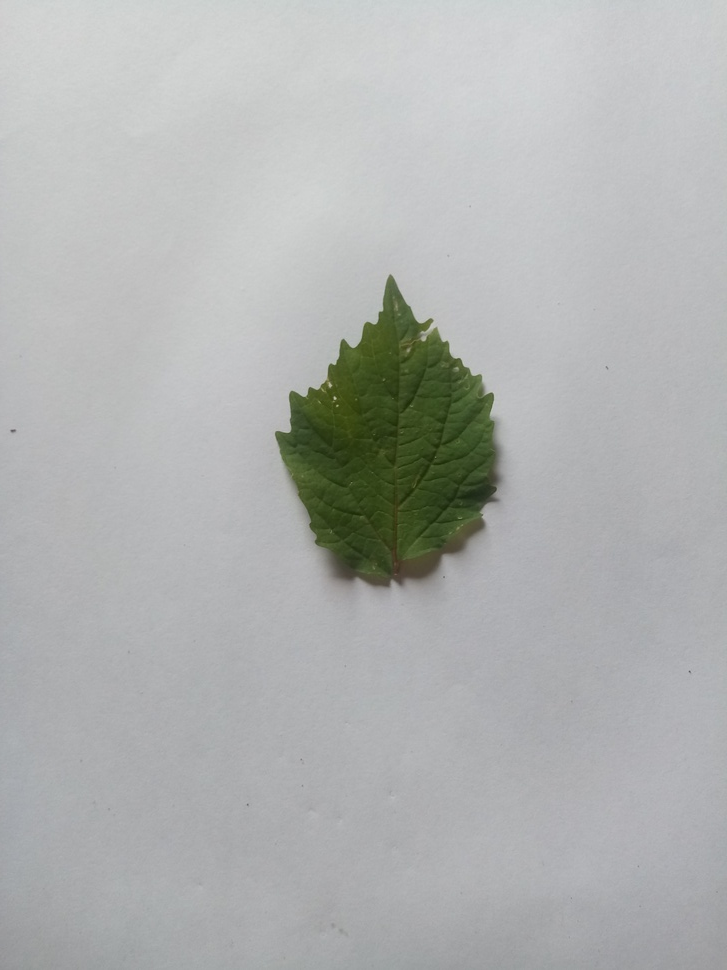
#> input picture atividades/Processamento_imagem/imgs/folhas/001.jpg, 727 x 970 px, shrunk from 3120 x 4160 before the run, found by its file name
$ python projeto.py
#> lines starting #> are read from the running program, lines starting #| are printed output that depends on the picture
import cv2
from skimage.filters import roberts, sobel, scharr, prewitt
import numpy as np
import matplotlib.pyplot as plt

img = cv2.imread(
    '/home/leocassio/PycharmProjects/computacao-cognitiva/atividades/Processamento_imagem/imgs/folhas/001.jpg')
#> img is the input picture: shape (970, 727, 3); mean B, G, R 177, 178, 175.9
green_image = img.copy()
green_image[:, :, 0] = 0
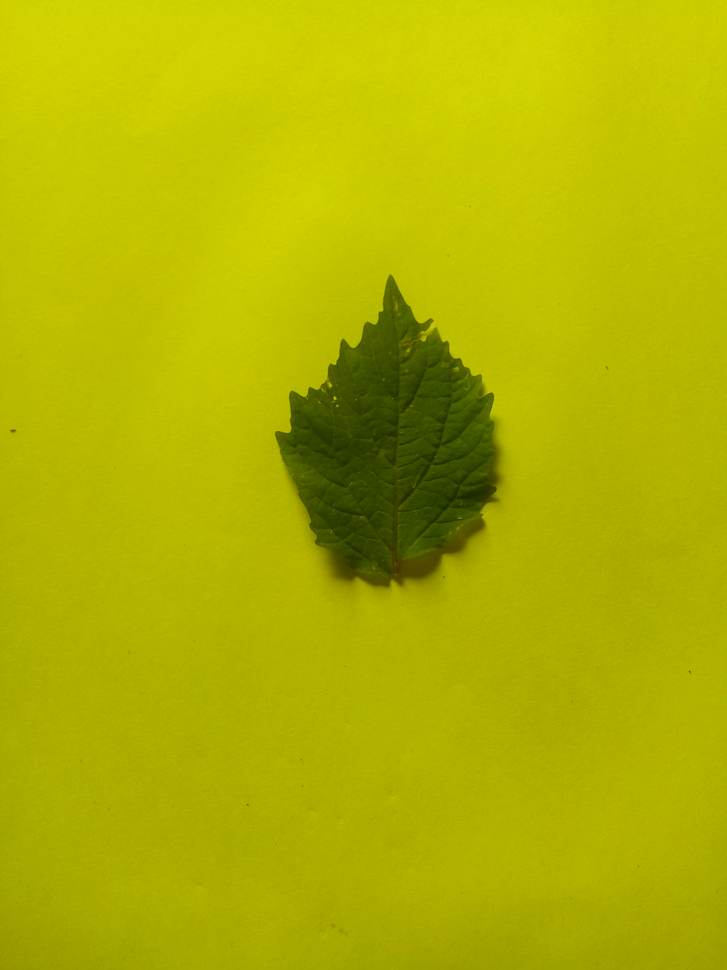
#> green_image: shape (970, 727, 3); mean B, G, R 0, 178, 175.9
green_image[:, :, 2] = 0
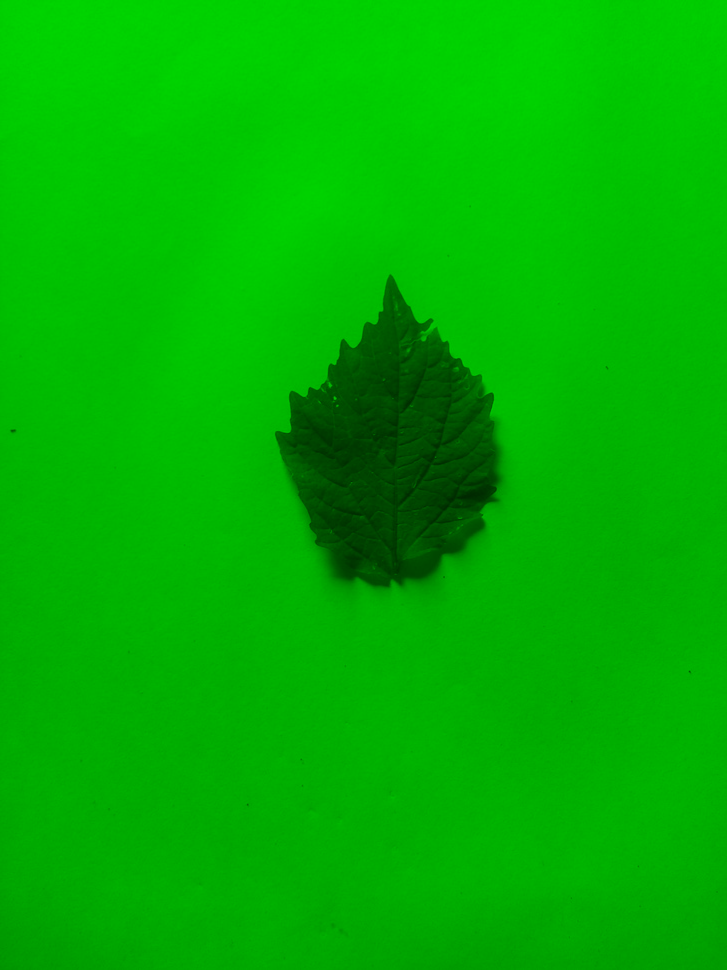
#> green_image: shape (970, 727, 3); mean B, G, R 0, 178, 0
#img_g = img[:, :, 1]


cv2.imshow('G-RGB', green_image)
cv2.waitKey(0)
cv2.namedWindow("G-RGB", cv2.WINDOW_AUTOSIZE)

print(green_image)
#> (printed output is left out)
# Segmentação

$ run again, with atividades/Processamento_imagem/imgs/folhas/002.jpg copied over atividades/Processamento_imagem/imgs/folhas/001.jpg
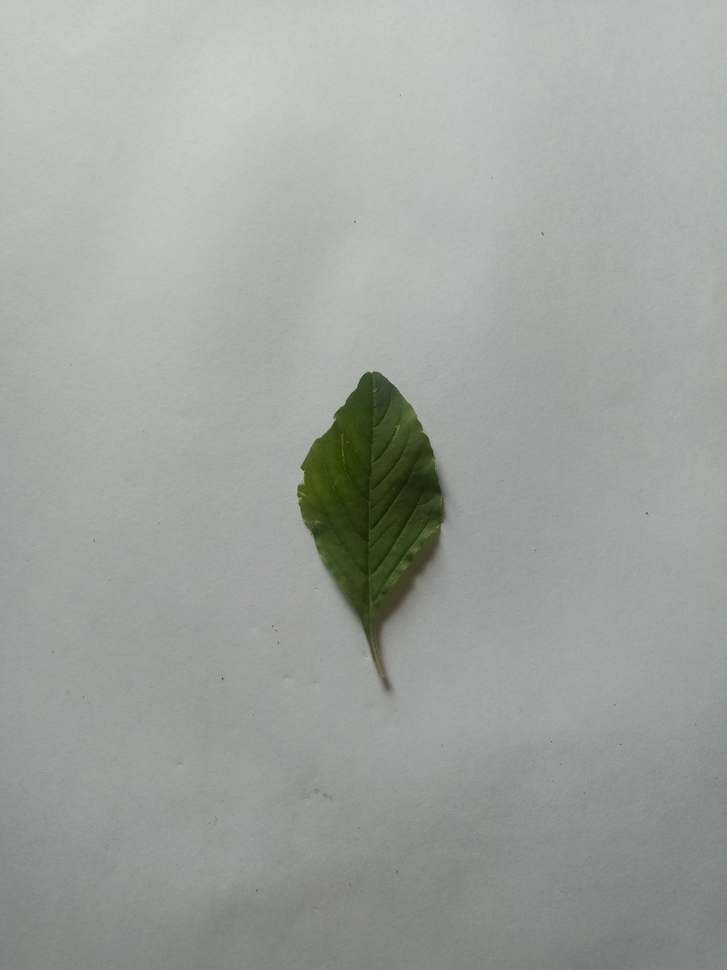
#> input picture atividades/Processamento_imagem/imgs/folhas/002.jpg, 727 x 970 px, shrunk from 3120 x 4160 before the run, found by its file name
#> img is the input picture: shape (970, 727, 3); mean B, G, R 158.7, 162.6, 158.7
#> `green_image[:, :, 0] = 0`:
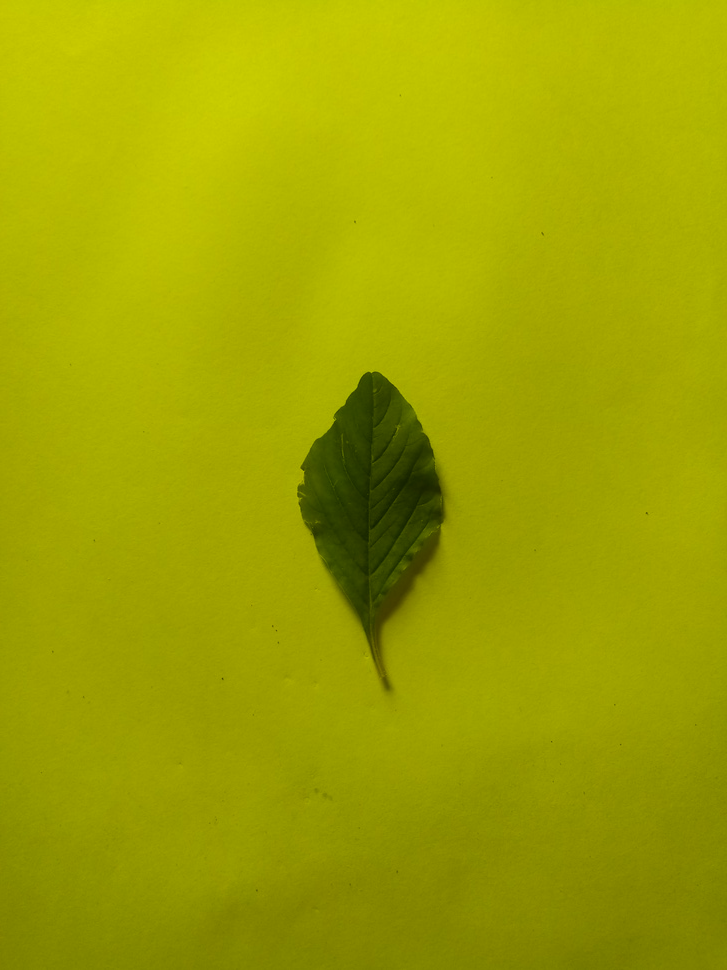
#> green_image: shape (970, 727, 3); mean B, G, R 0, 162.6, 158.7
#> `green_image[:, :, 2] = 0`:
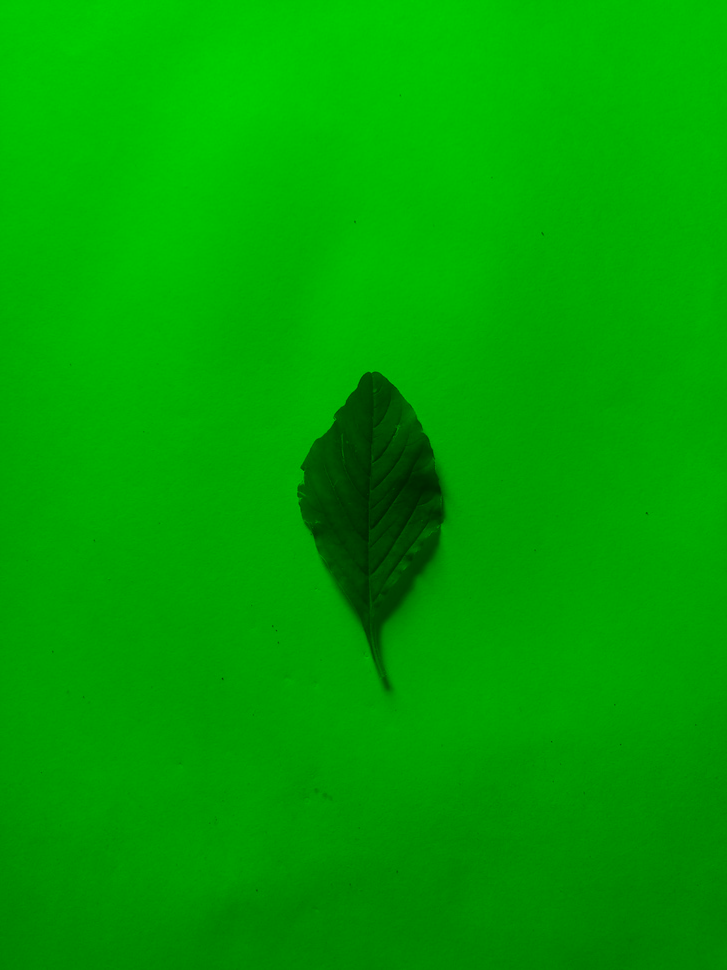
#> green_image: shape (970, 727, 3); mean B, G, R 0, 162.6, 0
#> (printed output is left out)

$ run again, with atividades/Processamento_imagem/imgs/folhas/003.jpg copied over atividades/Processamento_imagem/imgs/folhas/001.jpg
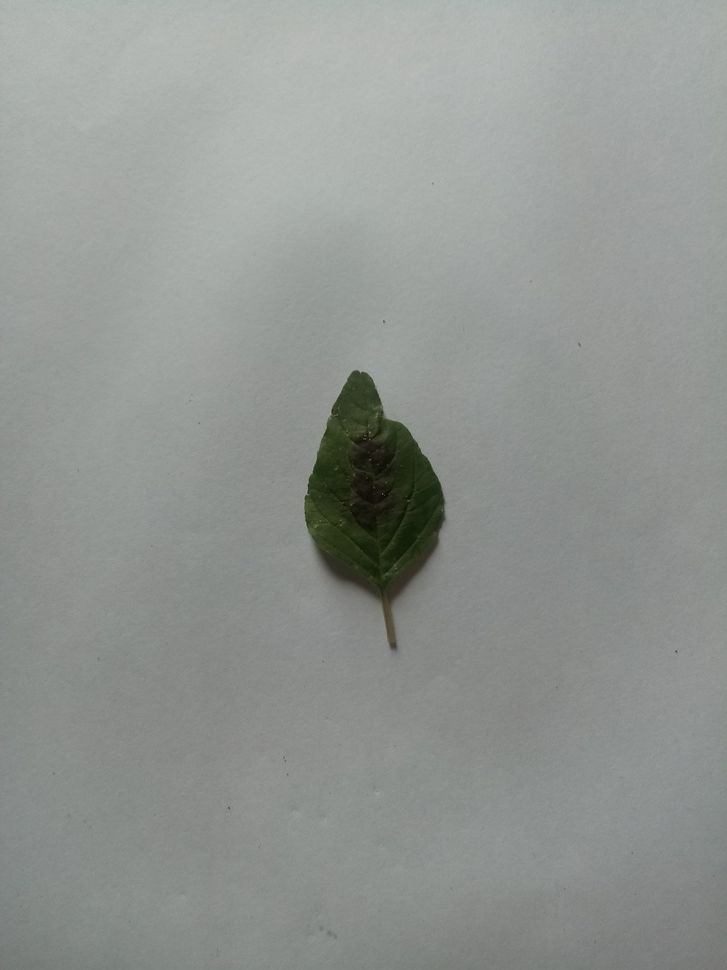
#> input picture atividades/Processamento_imagem/imgs/folhas/003.jpg, 727 x 970 px, shrunk from 3120 x 4160 before the run, found by its file name
#> img is the input picture: shape (970, 727, 3); mean B, G, R 145.2, 148.7, 145
#> `green_image[:, :, 0] = 0`:
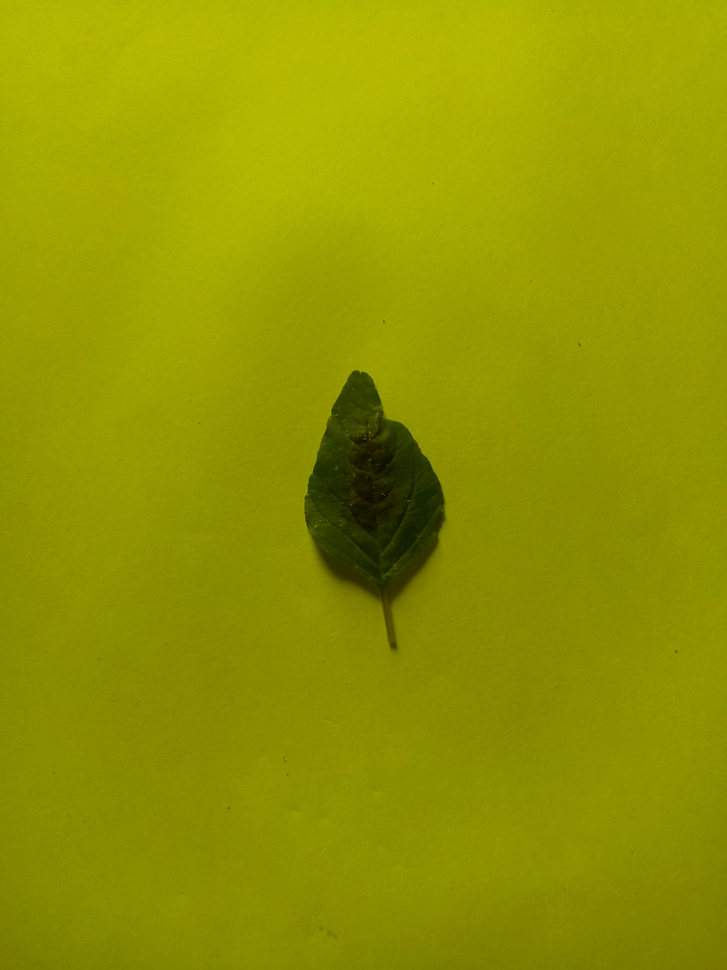
#> green_image: shape (970, 727, 3); mean B, G, R 0, 148.7, 145
#> `green_image[:, :, 2] = 0`:
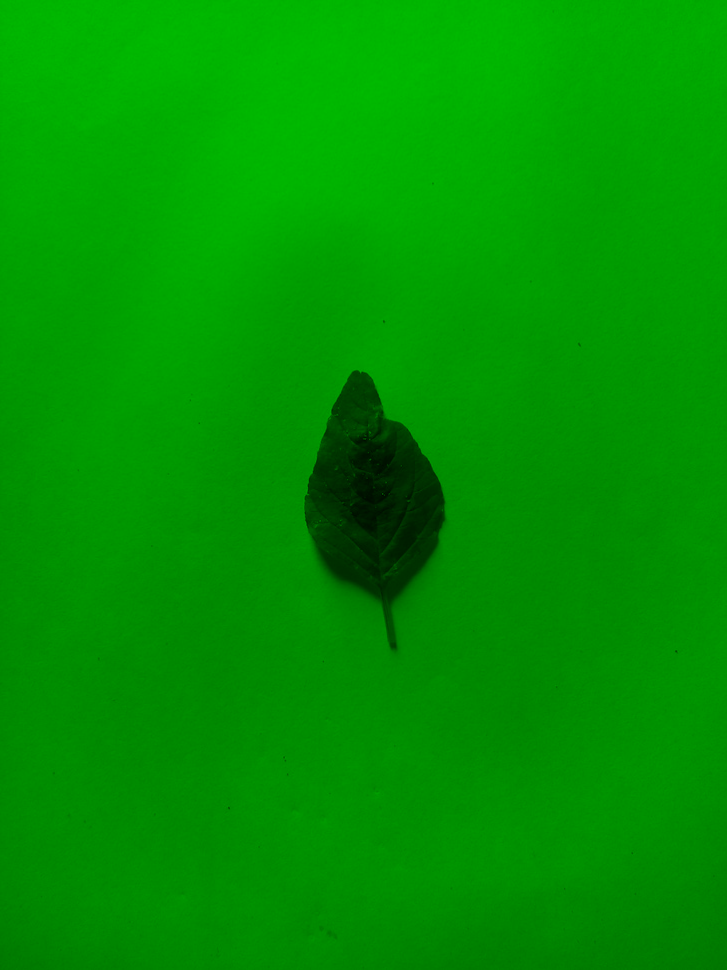
#> green_image: shape (970, 727, 3); mean B, G, R 0, 148.7, 0
#> (printed output is left out)

$ run again, with atividades/Processamento_imagem/imgs/folhas/005.jpg copied over atividades/Processamento_imagem/imgs/folhas/001.jpg
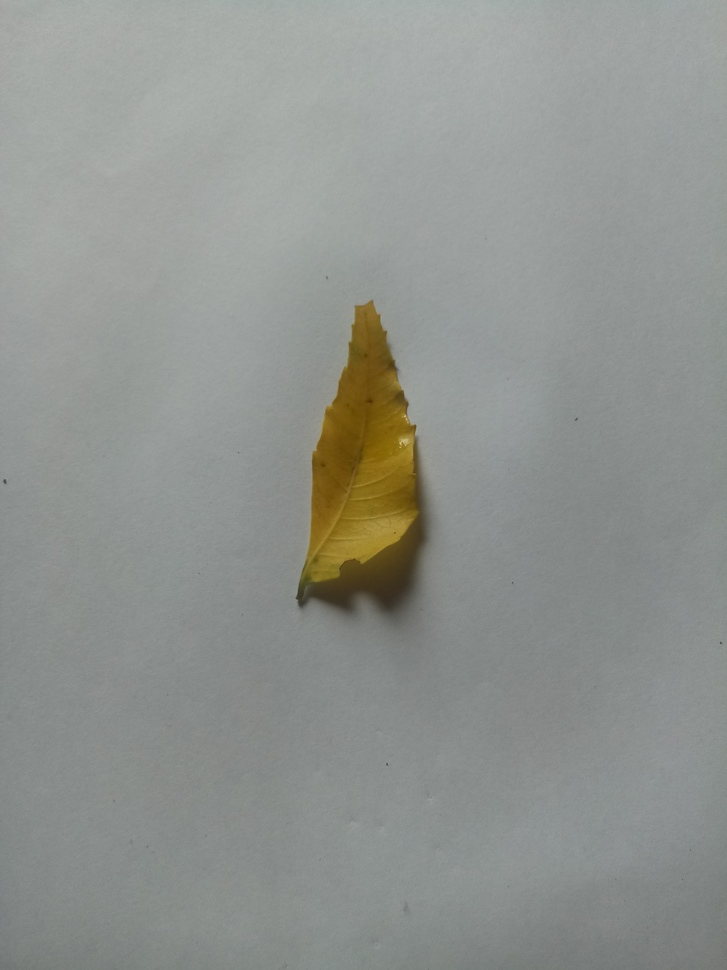
#> input picture atividades/Processamento_imagem/imgs/folhas/005.jpg, 727 x 970 px, shrunk from 3120 x 4160 before the run, found by its file name
#> img is the input picture: shape (970, 727, 3); mean B, G, R 143.2, 147.3, 144.2
#> `green_image[:, :, 0] = 0`:
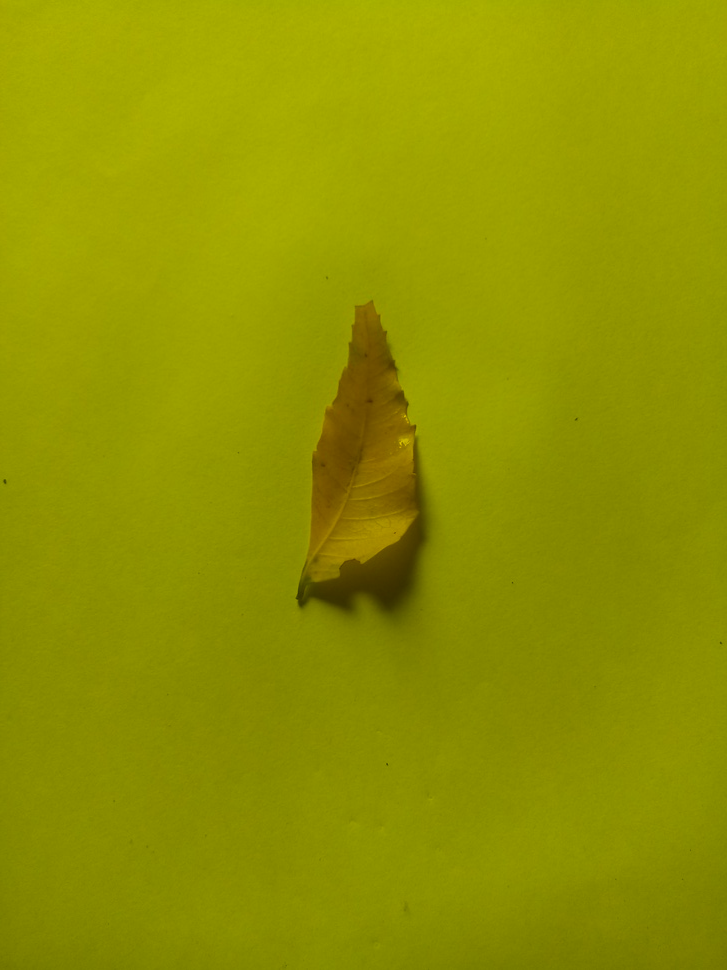
#> green_image: shape (970, 727, 3); mean B, G, R 0, 147.3, 144.2
#> `green_image[:, :, 2] = 0`:
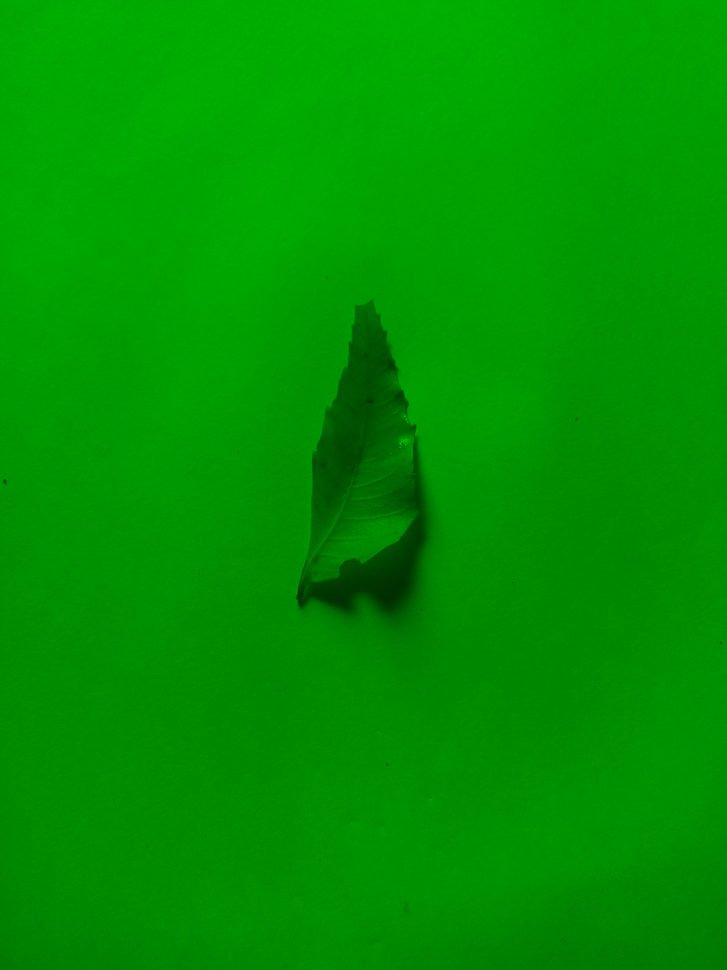
#> green_image: shape (970, 727, 3); mean B, G, R 0, 147.3, 0
#> (printed output is left out)
